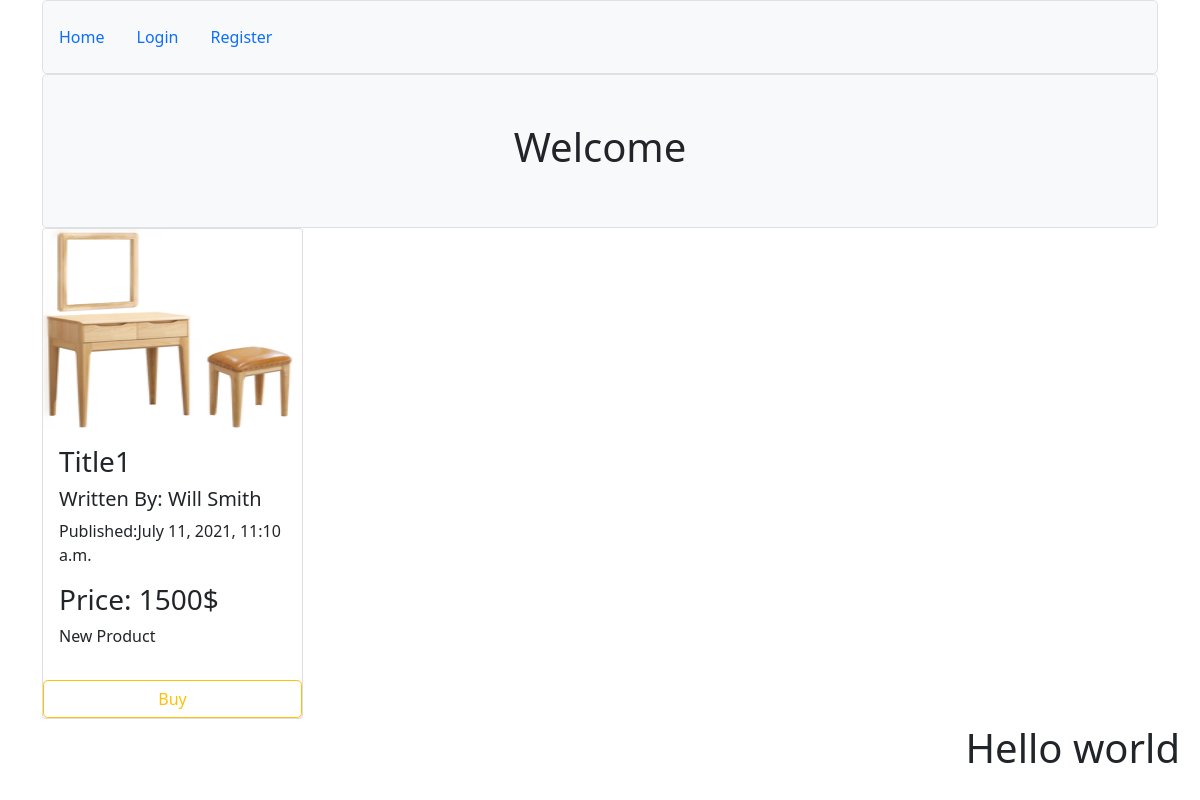
The app's page /, older data.
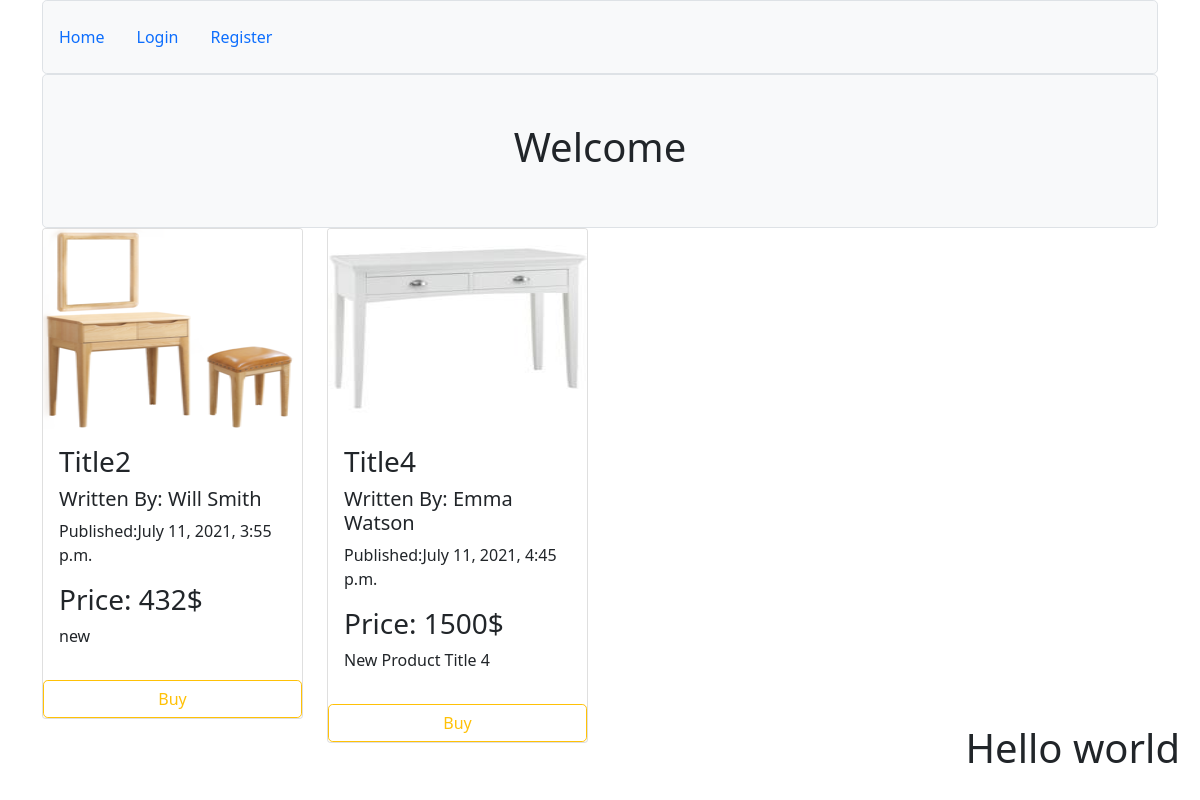
The same page, newer data.
### newapp/models.py (models this page shows, shortened)
class Product(models.Model):
    title = models.CharField(max_length=64)
    description = models.TextField()
    image = models.ImageField(upload_to='images/', blank=True)
    price = models.CharField(max_length=64)
    timestamp = models.DateTimeField(auto_now_add=True, blank=True)
    published = models.BooleanField()
    author = models.ForeignKey(User, on_delete=models.CASCADE)

### newapp/views.py (the view)
# urls.py: path('', index, name='index'),
def index(request):
    products = Product.objects.filter(published=True).all()
    return render(request, 'index.html', {'products':products})

### newapp/templates/index.html (shortened to what this page needs)
{% extends 'base.html' %}
{% block content %}
    <div class="col">
        <div class="h-100 p-5 bg-light border rounded-3 text-center">
            <h1>Welcome</h1>
        </div>
    </div>
    <div class="row">
        {% for product in products%}
            <div class="col-3">
                <div class="card">
                    <img src="media/{{product.image}}" class="card-img-top" height="200px">
                    <div class="card-body">
                        <h3>{{product.title}}</h3>
                        <h5>Written By: {{product.author.first_name}} {{product.author.last_name}} </h5>
                        <p>Published:{{product.timestamp}}</p>
                        <h3>Price: {{product.price}}</h3>
                        <p>{{product.description}}</p>
                    </div>
                    {% if not request.user.is_staff %}
                        <a href="{% url 'buy_product' product.id %}" class="btn btn-outline-warning rounded-3 w-100">Buy</a>
                    {% endif %}
                </div>
            </div>
        {% endfor %}
    </div>
    <div class="position-fixed" style="bottom: 20px; right:20px;">
         <h1>Hello world</h1>
    </div>
{% endblock %}

Row changes from the older to the newer data that the page shows:
removed Product: image (picture), title "Title1", author.first_name "Will", author.last_name "Smith", timestamp "July 11, 2021, 11:10 a.m.", price "1500$", description "New Product"
added Product: image (picture), title "Title2", author.first_name "Will", author.last_name "Smith", timestamp "July 11, 2021, 3:55 p.m.", price "432$", description "new"
added Product: image (picture), title "Title4", author.first_name "Emma", author.last_name "Watson", timestamp "July 11, 2021, 4:45 p.m.", price "1500$", description "New Product Title 4"
